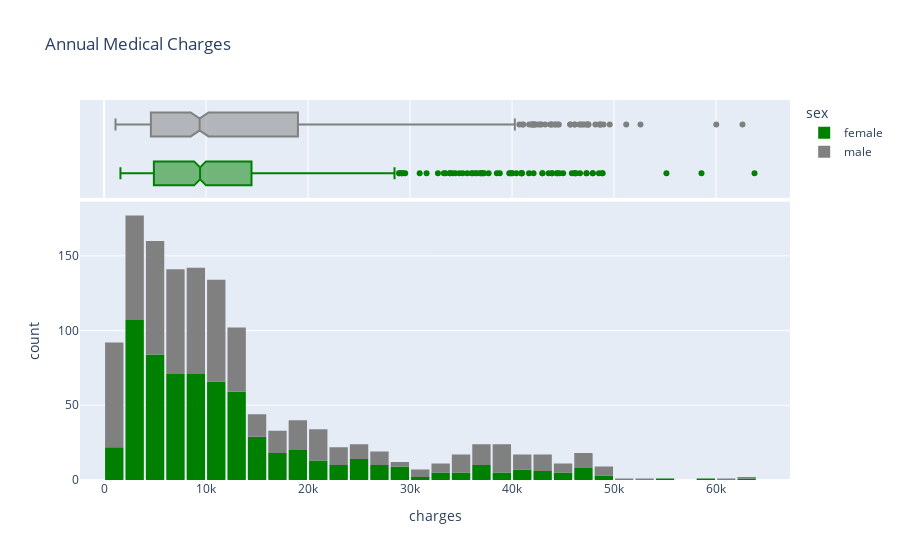

The notebook cell this image was saved under:
### Markdown cell above
We can make the following observations from the above graph:

* For most customers, the annual medical charges are under \\$10,000. Only a small fraction of customer have higher medical expenses, possibly due to accidents, major illnesses and genetic diseases. The distribution follows a "power law"
* There is a significant difference in medical expenses between smokers and non-smokers. While the median for non-smokers is \\$7300, the median for smokers is close to \\$35,000.

### Code cell
fig = px.histogram(df, x='charges', marginal='box', color='sex', color_discrete_sequence=['green','grey'], title='Annual Medical Charges')
fig.update_layout(bargap=0.1)
fig.show()

### Figure 1 — Plotly figure (JSON) as saved in the notebook; plotly's stock layout.template omitted (floating-point values rounded to 4 significant figures; data arrays with more than 128 entries replaced by an {"elided": "..."} marker saying what was removed)
{"data": [{"alignmentgroup": "True", "bingroup": "x", "hovertemplate": "sex=female<br>charges=%{x}<br>count=%{y}<extra></extra>", "legendgroup": "female", "marker": {"color": "green", "pattern": {"shape": ""}}, "name": "female", "offsetgroup": "female", "orientation": "v", "showlegend": true, "type": "histogram", "x": {"elided": "662 float values"}, "xaxis": "x", "yaxis": "y"}, {"alignmentgroup": "True", "hovertemplate": "sex=female<br>charges=%{x}<extra></extra>", "legendgroup": "female", "marker": {"color": "green"}, "name": "female", "notched": true, "offsetgroup": "female", "showlegend": false, "type": "box", "x": {"elided": "662 float values"}, "xaxis": "x2", "yaxis": "y2"}, {"alignmentgroup": "True", "bingroup": "x", "hovertemplate": "sex=male<br>charges=%{x}<br>count=%{y}<extra></extra>", "legendgroup": "male", "marker": {"color": "grey", "pattern": {"shape": ""}}, "name": "male", "offsetgroup": "male", "orientation": "v", "showlegend": true, "type": "histogram", "x": {"elided": "676 float values"}, "xaxis": "x", "yaxis": "y"}, {"alignmentgroup": "True", "hovertemplate": "sex=male<br>charges=%{x}<extra></extra>", "legendgroup": "male", "marker": {"color": "grey"}, "name": "male", "notched": true, "offsetgroup": "male", "showlegend": false, "type": "box", "x": {"elided": "676 float values"}, "xaxis": "x2", "yaxis": "y2"}], "layout": {"bargap": 0.1, "barmode": "relative", "legend": {"title": {"text": "sex"}, "tracegroupgap": 0}, "title": {"text": "Annual Medical Charges"}, "xaxis": {"anchor": "y", "domain": [0, 1], "title": {"text": "charges"}}, "xaxis2": {"anchor": "y2", "domain": [0, 1], "matches": "x", "showgrid": true, "showticklabels": false}, "yaxis": {"anchor": "x", "domain": [0, 0.7326], "title": {"text": "count"}}, "yaxis2": {"anchor": "x2", "domain": [0.7426, 1], "matches": "y2", "showgrid": false, "showline": false, "showticklabels": false, "ticks": ""}}}
